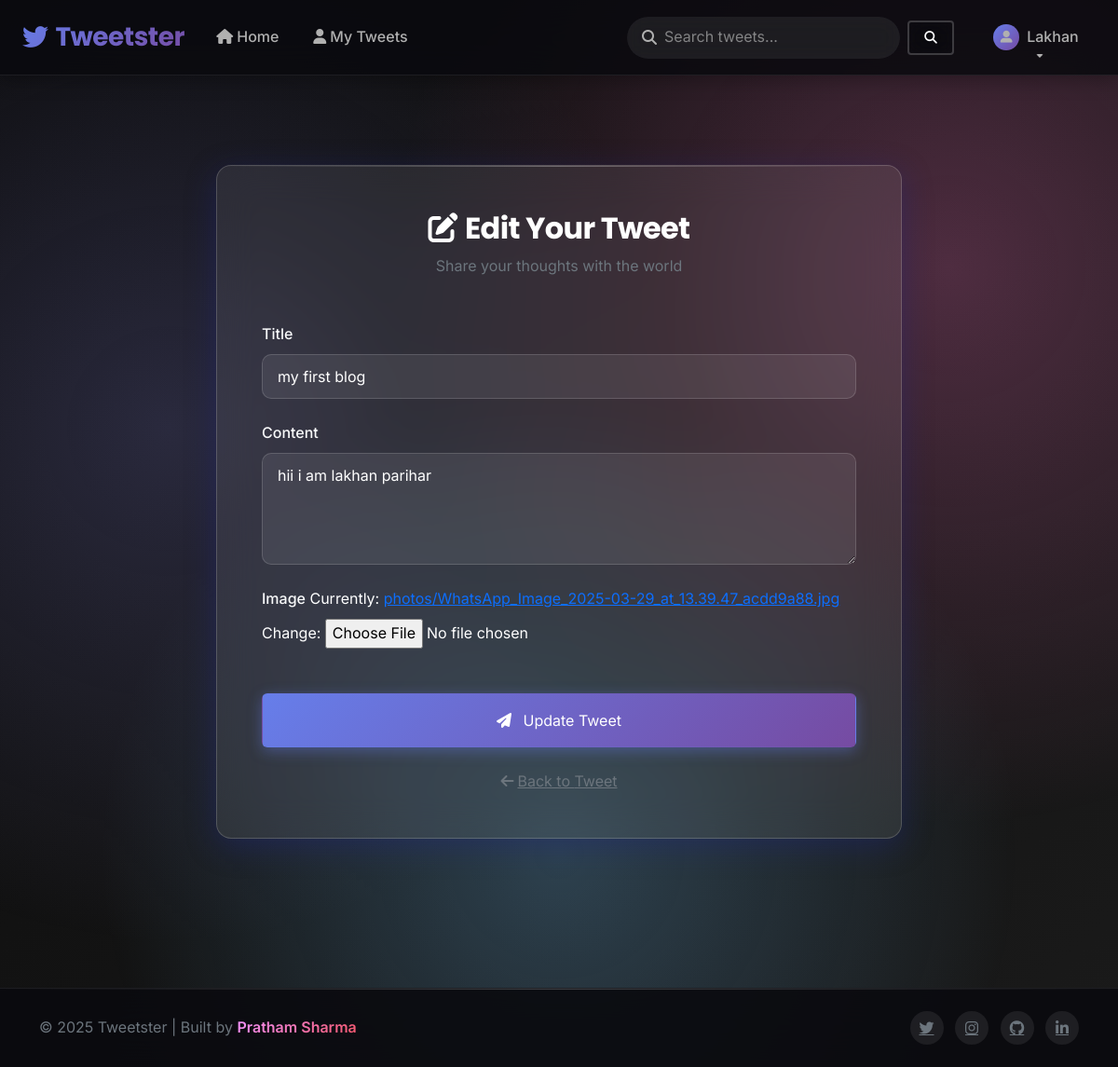
/tweet/2/edit/ (signed in), run on an earlier commit of the app's database.
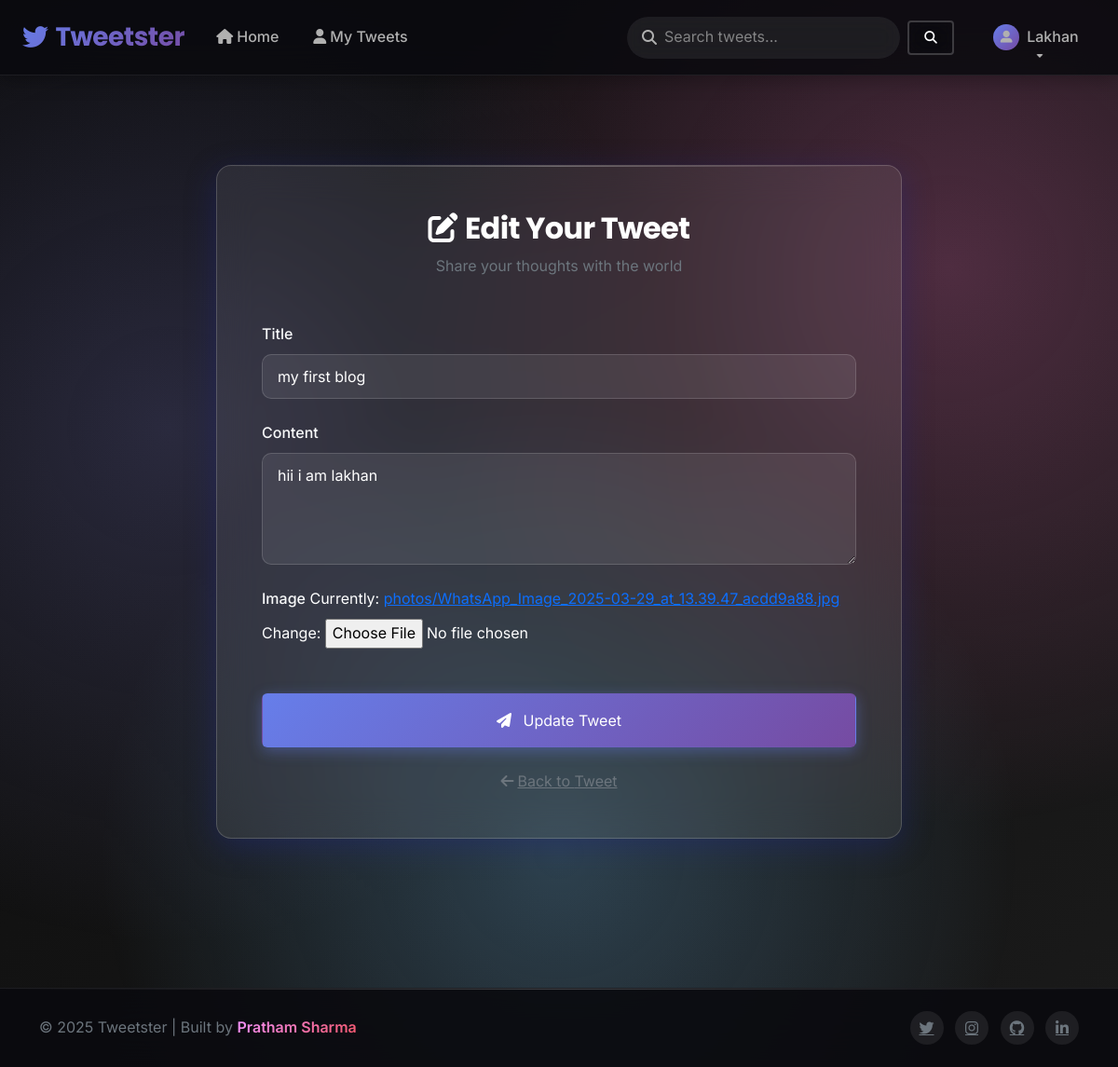
And on a later commit of the database.
### tweet/models.py (models this page shows, shortened)
class Tweet(models.Model):
    user= models.ForeignKey(User,on_delete=models.CASCADE)
    title=models.TextField(max_length=240,default='my first blog')
    text=models.TextField(max_length=240)
    photo=models.ImageField(upload_to='photos/',blank=True,null=True)
    created_at=models.DateTimeField(auto_now_add=True)
    updated_at=models.DateTimeField( auto_now=True)
    likes = models.ManyToManyField(User, related_name='liked_tweets', blank=True)

### tweet/views.py (the view)
# urls.py: path('<int:tweet_id>/edit/',views.edit_tweet,name='tweet_edit'),
@login_required
def edit_tweet(request,tweet_id):
    tweet=get_object_or_404(Tweet,pk=tweet_id,user=request.user)
    if request.method=="POST":
        form=Tweetform(request.POST,request.FILES,instance=tweet)
        if form.is_valid():
            tweet=form.save(commit=False)
            tweet.user=request.user
            tweet.save()
            return redirect('tweet_list')
    else:
        form = Tweetform(instance=tweet)
    return render(request,'tweet_form.html',{'form':form})

### tweet/forms.py
class Tweetform(forms.ModelForm):
    text = forms.CharField(
        widget=forms.Textarea(attrs={
            'class': 'form-control',
            'placeholder': 'What’s happening?',
            'rows': 4,
        })
    )
    photo = forms.ImageField(
        widget=forms.ClearableFileInput(attrs={
            'class': 'form-control-file'
        })
    )
    title = forms.CharField(
        widget=forms.TextInput(attrs={
            'class': 'form-control',
            'placeholder': 'Title'
        })
    )
    class Meta:
        model=Tweet
        fields=('text','photo','title')

### tweet/templates/tweet_form.html (shortened to what this page needs)
{% extends "layout.html" %}
{% block content %}
<div class="container py-5">
  <div class="row justify-content-center">
    <div class="col-lg-8">
      <div class="glass-card p-4 p-md-5">
        <div class="text-center mb-5">
          <h2 class="fw-bold">
            {% if form.instance.pk %}
            <i class="fas fa-edit me-2"></i>Edit Your Tweet
            {% else %}
            <i class="fas fa-plus-circle me-2"></i>Create New Tweet
            {% endif %}
          </h2>
          <p class="text-secondary">Share your thoughts with the world</p>
        </div>
        <form method="post" enctype="multipart/form-data">
          <div class="mb-4">
            <label for="{{ form.title.id_for_label }}" class="form-label text-light">Title</label>
            {{ form.title }}
          </div>
          <div class="mb-4">
            <label for="{{ form.text.id_for_label }}" class="form-label text-light">Content</label>
            {{ form.text }}
          </div>
          <div class="mb-5">
            <label for="{{ form.photo.id_for_label }}" class="form-label text-light">Image</label>
            {{ form.photo }}
          </div>
          <div class="d-grid">
            <button type="submit" class="btn btn-primary-custom py-3">
              <i class="fas fa-paper-plane me-2"></i>
              {% if form.instance.pk %}Update Tweet{% else %}Post Tweet{% endif %}
            </button>
          </div>
        </form>
        <div class="text-center mt-4">
          <a href="{% if form.instance.pk %}{% url 'tweet' form.instance.id %}{% else %}{% url 'tweet_list' %}{% endif %}" class="text-secondary">
            <i class="fas fa-arrow-left me-1"></i>Back to {% if form.instance.pk %}Tweet{% else %}Home{% endif %}
          </a>
        </div>
      </div>
    </div>
  </div>
</div>
{% endblock %}

What changed in the data, as far as the page shows it:
changed Tweet "my first blog": text "hii i am lakhan parihar" → "hii i am lakhan"
